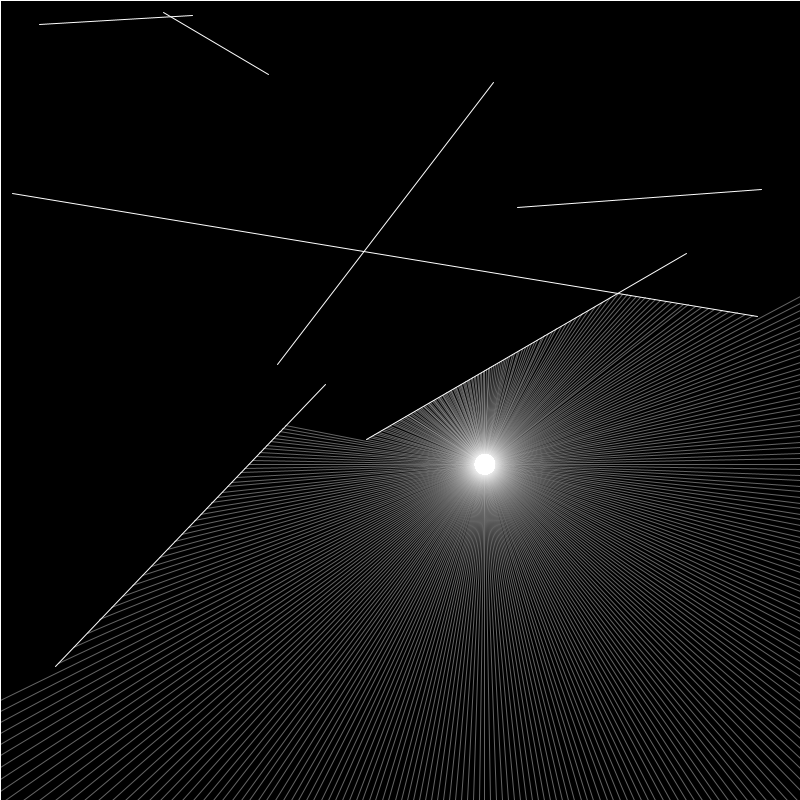
Frame 1 (no input)
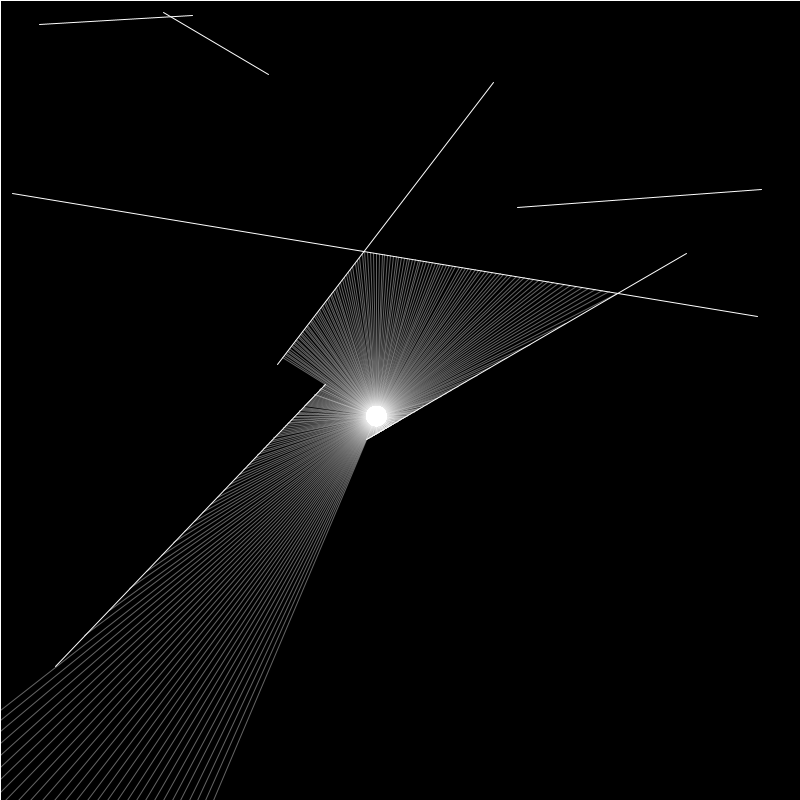
Frame 60 (the mouse pressed at the canvas centre just before this capture)
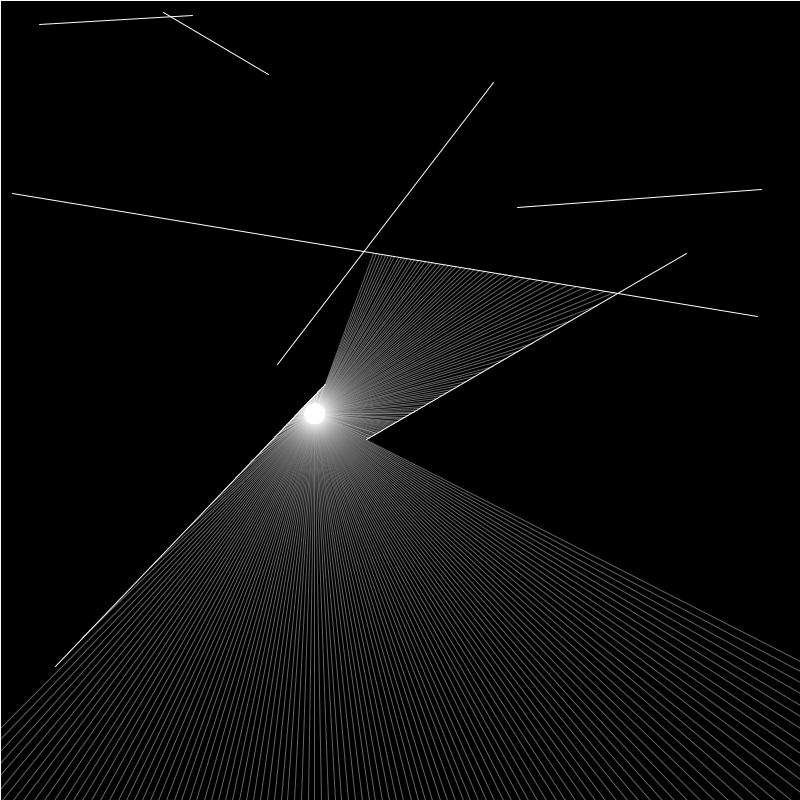
Frame 120 (the mouse held since frame 60 and released just before this capture)

The Processing sketch that drew these frames (run headless with seeded random() and noise(); from frame 60 on, the mouse is pressed at the canvas centre):

// Processing sketch: raycasting
// ── raycasting.pde
ArrayList<Boundary> walls;
Particle source;

int wallAmount = 7;
float xOffset = 0;
float yOffset = 999;

void setup() {
    size(800, 800);
    walls = new ArrayList<>();
    for (int i = 0; i < wallAmount; i++) {
        float x1 = random(width);
        float y1 = random(height);
        float x2 = random(width);
        float y2 = random(height);
        walls.add(0, new Boundary(x1, y1, x2, y2));
    }

    // add boundaries of the GUI
    walls.add(0, new Boundary(0, 0, width, 0));
    walls.add(0, new Boundary(width, 0, width, height));
    walls.add(0, new Boundary(width, height, 0, height));
    walls.add(0, new Boundary(0, height, 0, 0));

    // source that generates rays
    source = new Particle();
}

void draw() {
    background(0);
    
    // show boundaries/walls
    for (Boundary wall : walls) {
        wall.show();
        
    }
    
    // // for mouse movement
    // source.update(mouseX, mouseY);

    // move light source every frame based on random noise
    source.update(noise(xOffset) * width, noise(yOffset) * height);
    xOffset += .005;
    yOffset += .005;


    // show light source
    source.show();
    // create lines that show ray casts
    source.look(walls);
    
}


// ── Boundary.pde
public class Boundary {

    public PVector a, b;
    // constructor
    public Boundary(float x1, float y1, float x2, float y2) {
        a = new PVector(x1, y1);
        b = new PVector(x2, y2);
    }

    public void show() {
        stroke(255);
        line(a.x, a.y, b.x, b.y);
    }
}
// ── Particle.pde
public class Particle {
    private PVector position;
    private ArrayList<Ray> rays = new ArrayList<>();
    
    // constructor 
    public Particle() {
        position = new PVector(width / 2, height / 2);
        for (int i = 0; i < 360; i += 1) {
            Ray ray2add = new Ray(position, radians(i));
            rays.add(0, ray2add);
        }
    }
    
    // change position of source
    public void update(float x, float y) {
        this.position.set(x, y);
    }
    
    // show the source of rays
    public void show() {
        fill(255);
        ellipse(position.x, position.y, 8, 8);
        for (int i = 0; i < rays.size(); i++) {
            rays.get(i).show();
        }
    }
    
    // draws the lines that intersect the boundary
    public void look(ArrayList<Boundary> walls) {
        
        // check each ray around source
        for (Ray ray : rays) {
            // find the closest boundary that intersects
            PVector closest = null;
            double record = Double.POSITIVE_INFINITY;

            // check every boundary
            for (Boundary wall : walls) {
                boolean intersects = ray.cast(wall); 
                
                // finds the intersection point
                PVector point = ray.findIntersection(intersects, wall);
                if (point != null) {
                    // check to make sure it is the closest boundary hit
                    
                    double d = PVector.dist(position, point);
                    if (d < record) {
                        record = d;
                        closest = point;
                    }
                } 
            }
            
            // draw the ray to boundary
            if (closest != null) {
                stroke(255, 100);
                line(closest.x, closest.y, this.position.x, this.position.y);
            }
        }
    }
}
// ── Ray.pde
public class Ray {
    
    private PVector position;
    private PVector direction;
    private float t;
    private float u;
    
    public Ray(PVector position, float angle) {
        this.position = position;
        this.direction = PVector.fromAngle(angle);
    }
    
    public void show() {
        stroke(255);
        push(); // save canvas settings
        translate(position.x, position.y);
        line(0, 0, direction.x * 10, direction.y * 10);
        pop(); // restore saved canvas settings
    }
    
    public void setDirection(float x, float y) {
        direction.x = x - position.x;
        direction.y = y - position.y;
        direction.normalize(); // unit vector
    }
    
    public boolean cast(Boundary wall) {
        // https://en.wikipedia.org/wiki/Line%E2%80%93line_intersection
        // boundary points
        float x1 = wall.a.x;
        float y1 = wall.a.y;
        float x2 = wall.b.x;
        float y2 = wall.b.y;
        
        // ray points
        float x3 = position.x;
        float y3 = position.y;
        float x4 = position.x + direction.x;
        float y4 = position.y + direction.y;
        
        // perform intersection calculation
        float denominator = ((x1 - x2) * (y3 - y4)) - ((y1 - y2) * (x3 - x4));
        
        // check for parallel lines
        if (denominator == 0) {
            return false;
        }
        
        // determinant of a matrix (from Wikipedia)
        t = (((x1 - x3) * (y3 - y4)) - ((y1 - y3) * (x3 - x4))) / denominator;
        u = -(((x1 - x2) * (y1 - y3)) - ((y1 - y2) * (x1 - x3))) / denominator;
        
        // if the wall and ray intersect
        if (t > 0 && t < 1 && u > 0) {
            return true;
        } else {
            return false;
        }
    }
    
    public PVector findIntersection(boolean hasPoint, Boundary wall) {

        // boundary points
        float x1 = wall.a.x;
        float y1 = wall.a.y;
        float x2 = wall.b.x;
        float y2 = wall.b.y;
        
        PVector output = new PVector();
        if (hasPoint) {
            output.x = x1 + t * (x2 - x1);
            output.y = y1 + t * (y2 - y1);
            return output;
        } else {
            return null;
        }
    }
}
